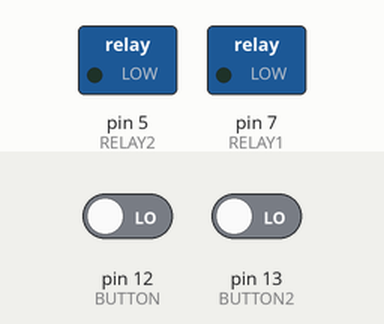
A sketch run on a simulated Arduino Uno, built with avr-gcc and run on an emulated ATmega328P. Parts: switched loads named in the sketch (green lamp = pin HIGH). Inputs (shaded band) come from the test bench; at power-on: pin 12 (BUTTON) LOW, pin 13 (BUTTON2) LOW.

Above: at 1.2 s.
1.3 s: pin 12 (BUTTON) driven HIGH and pin 13 (BUTTON2) driven HIGH
At 2.0 s:
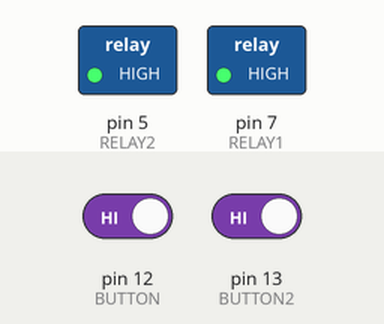
2.8 s: pin 12 (BUTTON) driven LOW
At 3.1 s:
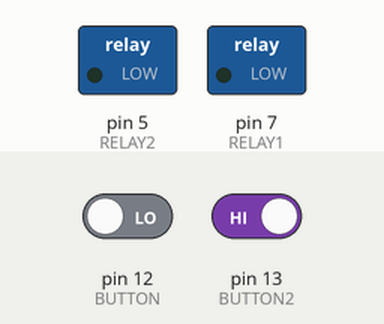
4.3 s: pin 12 (BUTTON) driven HIGH
At 5.5 s:
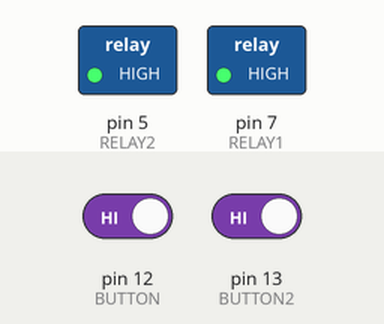
Timing chart, 0 to 7.3 s (numbered marks = the images above; inputs shaded):
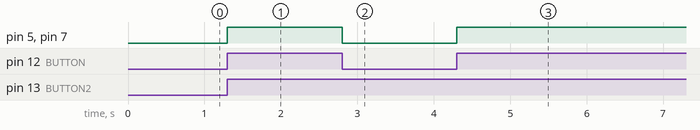

The sketch:

_05_-_Kick_ballon_test__2_button___2_Relay_.ino
```cpp
#define BUTTON 12
#define RELAY1 7
#define RELAY2 5
#define BUTTON2 13

int buttonState = 0;
int buttonState2 = 0;

void setup (){
Serial.begin(9600);
  pinMode(RELAY1, OUTPUT);
  pinMode(RELAY2, OUTPUT);
  pinMode(BUTTON, INPUT);
  pinMode(BUTTON2, INPUT);
}

  void loop(){

   buttonState = digitalRead(BUTTON);
   buttonState2 = digitalRead(BUTTON2);

if (buttonState == 1){
  delay (0);
  if(buttonState2 == true){
   digitalWrite(RELAY1,1);
   digitalWrite(RELAY2,1);
  }
  else {
  false;
  }
}
else {
  digitalWrite(RELAY1, 0);
  digitalWrite(RELAY2, 0);
  }
 }
```

Measured:
- after the input at 1.3 s, pin 5 (RELAY2), pin 7 (RELAY1): LOW → HIGH at once
- after the input at 2.8 s, pin 5 (RELAY2), pin 7 (RELAY1): HIGH → LOW at once
- after the input at 4.3 s, pin 5 (RELAY2), pin 7 (RELAY1): LOW → HIGH at once
